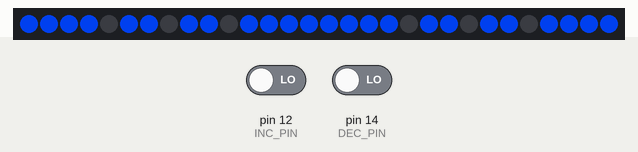
The sketch below on a simulated Arduino Uno, built with avr-gcc and run on an emulated ATmega328P. On the bench: 30 RGB LEDs in strip order, left to right. The inputs (shaded band) are chosen by the test bench; at power-on: pin 12 (INC_PIN) LOW, pin 14 (DEC_PIN) LOW.

Above: at 1.2 s.
1.3 s: pin 12 (INC_PIN) driven HIGH
At 1.6 s:
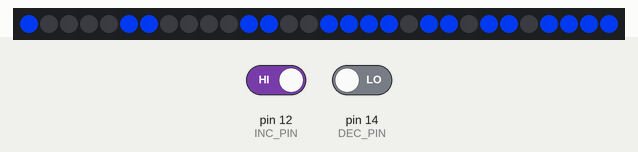
3.0 s: pin 14 (DEC_PIN) driven HIGH
4.6 s: pin 12 (INC_PIN) driven LOW
At 7.23 s:
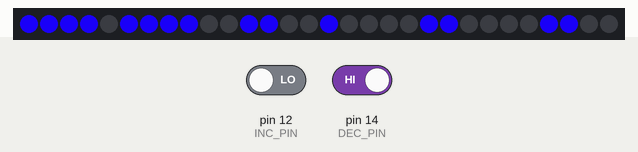
Timing chart, 0 to 8.7 s (numbered marks = the images above; inputs shaded):
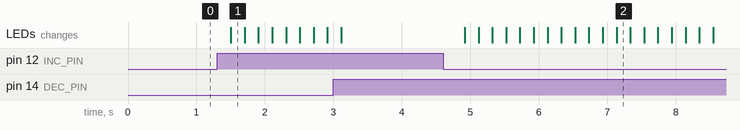

Measured:
- after the input at 1.3 s, the LEDs: change after 0.20 s (image 1)
- after the input at 4.6 s, the LEDs: first change after 0.32 s (image 2 shows a later state)

The sketch:

corn_hole_score_board.ino
```cpp
/**
 * A simple script to keep track of a 2 digit score. This assumes that there are two switches that act as score incrementer
 * and decrementer. It also assumes you have the numbers drawn up in a snake pattern with indexes as so:
 *
 * 0  -> 1  ->  2         ---> 15 -> 16 -> 17
 *              |        |                  |
 *              v        |                  v
 * 5  <- 4  <-  3        |     20 <- 19 <- 18
 * |                     |     |
 * v                     |     v
 * 6  -> 7  ->  8        |     21 -> 22 -> 23
 *              |        |                  |
 *              v        |                  v
 * 11 <- 10 <-  9        |     26 <- 25 <- 24
 * |                     |     |
 * v                     |     v
 * 12 -> 13 -> 14 -------      27 -> 28 -> 29
 */

//ws2812b/ws2811
#include <FastLED.h>
#define LED_PIN        4
#define LEDS_PER_DIGIT 15
#define NUM_LEDS       30
CRGB leds[NUM_LEDS];
CRGB emptyColor = CRGB(0, 0, 0);

// define what each digit looks like, remember we are in a serpentine pattern
boolean zero[LEDS_PER_DIGIT] = {
  true, true, true,
  true, false, true,
  true, false, true,
  true, false, true,
  true, true, true
};

boolean one[LEDS_PER_DIGIT] = {
  true, false, false,
  false, false, true,
  true, false, false,
  false, false, true,
  true, false, false
};

boolean two[LEDS_PER_DIGIT] = {
  true, true, true,
  false, false, true,
  true, true, true,
  true, false, false,
  true, true, true
};

boolean three[LEDS_PER_DIGIT] = {
  true, true, true,
  false, false, true,
  true, true, true,
  false, false, true,
  true, true, true
};

boolean four[LEDS_PER_DIGIT] = {
  true, false, true,
  true, false, true,
  true, true, true,
  false, false, true,
  true, false, false
};

boolean five[LEDS_PER_DIGIT] = {
  true, true, true,
  true, false, false,
  true, true, true,
  false, false, true,
  true, true, true
};

boolean six[LEDS_PER_DIGIT] = {
  true, true, true,
  true, false, false,
  true, true, true,
  true, false, true,
  true, true, true
};

boolean seven[LEDS_PER_DIGIT] = {
  true, true, true,
  false, false, true,
  true, false, false,
  false, false, true,
  true, false, false
};

boolean eight[LEDS_PER_DIGIT] = {
  true, true, true,
  true, false, true,
  true, true, true,
  true, false, true,
  true, true, true
};

boolean nine[LEDS_PER_DIGIT] = {
  true, true, true,
  true, false, true,
  true, true, true,
  false, false, true,
  true, false, false
};

// Score Params
#define INC_PIN   12
#define DEC_PIN   14
#define MAX_SCORE 21

int score = 0;
int delayBetweenScoreChange = 200;

void setup() {
  Serial.begin(9600);

  pinMode(INC_PIN, INPUT);
  pinMode(DEC_PIN, INPUT);

  // init fast led
  FastLED.addLeds<WS2812, LED_PIN, GRB>(leds, NUM_LEDS);
  clearLeds();
  renderScore();
}

void loop() {
  int prevScore = score;
  decrementScoreIfNeeded();
  incrementScoreIfNeeded();
  if(prevScore != score) {
    renderScore();
  }
}

void decrementScoreIfNeeded(){
  boolean shouldDecrement = digitalRead(DEC_PIN) == HIGH;
  if(shouldDecrement) {
    //reset to max score less than 0
    score -= (score > 0) ? 1 : -MAX_SCORE;
    delay(delayBetweenScoreChange);
  }
}

void incrementScoreIfNeeded(){
  boolean shouldIncrement = digitalRead(INC_PIN) == HIGH;
  if(shouldIncrement){
    //reset score at MAX_SCORE
    score += (score < MAX_SCORE) ? 1 : -MAX_SCORE;
    delay(delayBetweenScoreChange);
  }
}

void renderScore(){
  boolean *firstDigit = getDigit(score/10);
  boolean *secondDigit = getDigit(score%10);
  drawDigit(firstDigit, false);
  drawDigit(secondDigit, true);
  FastLED.show();
}

void drawDigit(boolean *digit, boolean isSecondDigit) {
  // offset is needed for first digit since it shows up on further indexes
  int offset = isSecondDigit ? 0 : LEDS_PER_DIGIT;
  for(int i = 0; i < LEDS_PER_DIGIT; i++) {
    int index = i + offset;
    if(digit[i]) {
      leds[index].setHue(150 + score);
    }else{
      leds[index] = emptyColor;
    }
  }
}

boolean * getDigit(int digit) {
  switch(digit){
    case 0:
      return zero;
    case 1:
      return one;
    case 2:
      return two;
    case 3:
      return three;
    case 4:
      return four;
    case 5:
      return five;
    case 6:
      return six;
    case 7:
      return seven;
    case 8:
      return eight;
    case 9:
      return nine;
    default:
      return zero;
  }
}

void clearLeds() {
  for(int i = 0; i < NUM_LEDS; i++) {
    leds[i] = emptyColor;
  }
}
```
